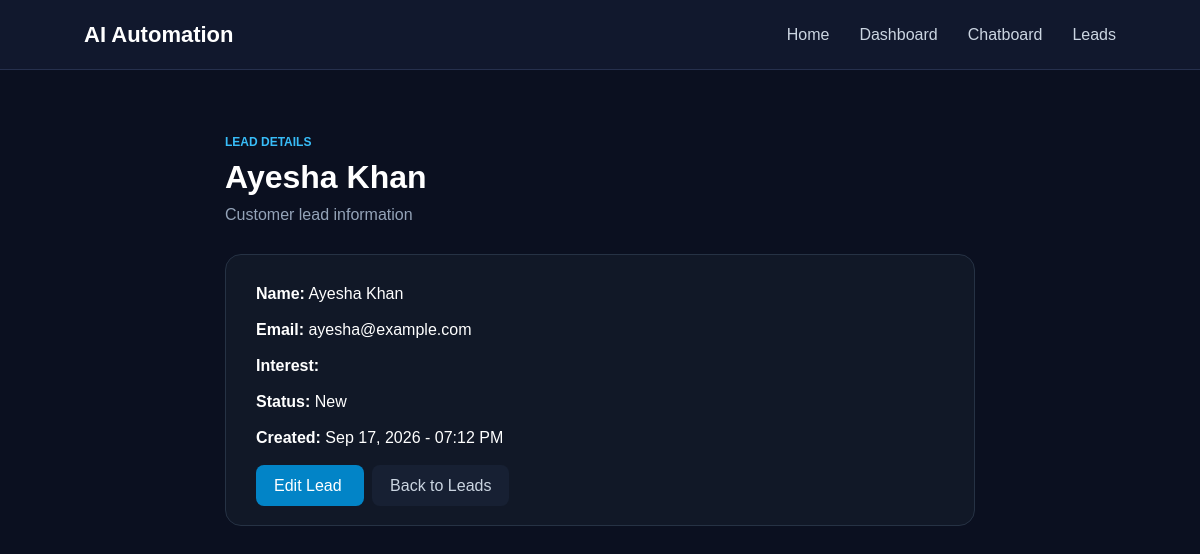
Page /leads/2/ on the committed database.
### automation/models.py (models this page shows, shortened)
class Lead(models.Model):
    STATUS_CHOICES = [
        ("New", "New"),
        ("Contacted", "Contacted"),
        ("Qualified", "Qualified"),
        ('converted', 'Converted'),
    ]
    name = models.CharField(max_length=200)
    email = models.EmailField(blank=True, null=True)
    phone = models.CharField(max_length=20, blank=True, null=True)
    company = models.CharField(max_length=200, blank=True, null=True)
    status = models.CharField(max_length=20, choices=STATUS_CHOICES, default='new')
    notes = models.TextField(blank=True, null=True)
    created_at = models.DateTimeField(auto_now_add=True)

### automation/views.py (the view)
# urls.py: path('leads/<int:lead_id>/', views.view_lead, name='view_lead'),
def view_lead(request, lead_id):
    lead = get_object_or_404(Lead, id=lead_id)
    return render(request, 'view_lead.html', {'lead': lead})

### automation/templates/view_lead.html (shortened to what this page needs)
{% extends "base.html" %}
{% block content %}
<div style="max-width:800px;margin:40px auto;padding:25px;">
    <div style="color:#38bdf8;font-size:12px;font-weight:bold;">
        LEAD DETAILS
    </div>
    <h1 style="margin:10px 0;">
        {{ lead.name }}
    </h1>
    <p style="color:#94a3b8;margin-bottom:30px;">
        Customer lead information
    </p>
    <div style="
        background:#111827;
        border:1px solid #263244;
        border-radius:16px;
        padding:30px;
    ">
        <p><strong>Name:</strong> {{ lead.name }}</p>
        <br>
        <p><strong>Email:</strong> {{ lead.email }}</p>
        <br>
        <p><strong>Interest:</strong> {{ lead.interest }}</p>
        <br>
        <p><strong>Status:</strong> {{ lead.status }}</p>
        <br>
        <p>
            <strong>Created:</strong>
            {{ lead.created_at|date:"M d, Y - h:i A" }}
        </p>
        <div style="margin-top:30px;">
            <a
                href="{% url 'edit_lead' lead.id %}"
                style="
                    background:#0284c7;
                    color:white;
                    padding:12px 18px;
                    border-radius:8px;
                    text-decoration:none;
                "
            >
                Edit Lead
            </a>
            <a
                href="{% url 'leads' %}"
                style="
                    background:#172033;
                    color:#cbd5e1;
                    padding:12px 18px;
                    border-radius:8px;
                    text-decoration:none;
                    margin-left:8px;
                "
            >
                Back to Leads
            </a>
        </div>
    </div>
</div>
{% endblock %}

### static/style.css (style rules this page uses)
* { margin: 0; padding: 0; box-sizing: border-box; }
body { font-family: Arial, sans-serif; background: #0b1020; color: #ffffff; }

### rows in the picture
Lead: name "Ayesha Khan", email "ayesha@example.com", status "New", created_at "Sep 17, 2026 - 07:12 PM"
